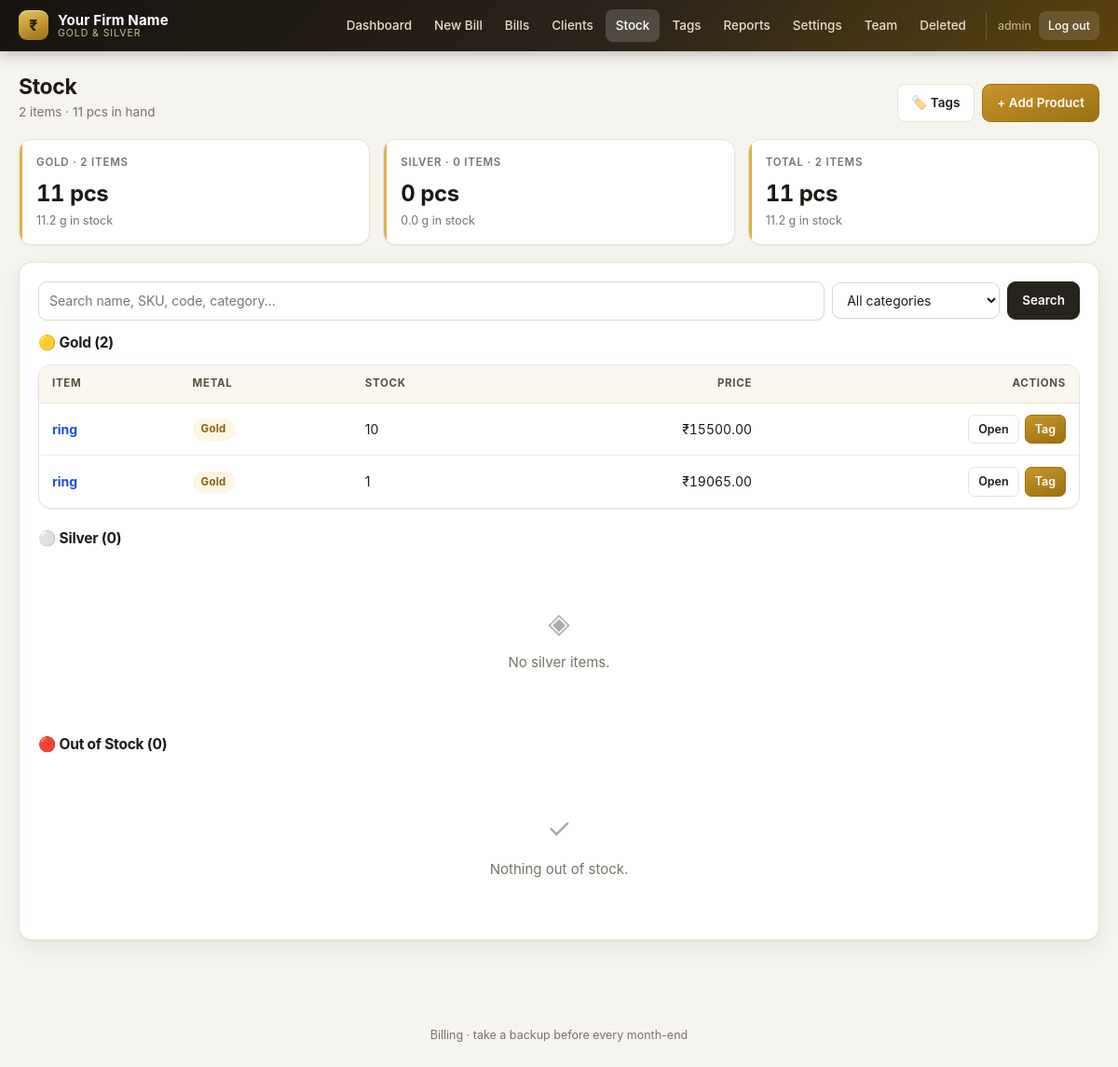
The page /products (signed in) on the database its author committed.
### app.py (models this page shows)
class Settings(db.Model):
    id = db.Column(db.Integer, primary_key=True)
    firm_name = db.Column(db.String(200), default="Your Firm Name")
    firm_address = db.Column(db.Text)
    firm_phone = db.Column(db.String(20))
    firm_email = db.Column(db.String(120))
    firm_gst = db.Column(db.String(20))
    gold_making_charge_percent = db.Column(db.Float, default=5.0)
    silver_making_charge_per_10gm = db.Column(db.Integer, default=15000)
    gst_enabled = db.Column(db.Boolean, default=True)
    show_making_charges = db.Column(db.Boolean, default=True)
    gold_manual_price = db.Column(db.Integer, default=0)  # paise per gram
    silver_manual_price = db.Column(db.Integer, default=0)  # paise per gram
    invoice_seq = db.Column(db.Integer, default=0)
    show_gstin = db.Column(db.Boolean, default=True)
    gold_making_mode = db.Column(db.String(10), default="percent")
    gold_making_flat = db.Column(db.Integer, default=0)      # paise per gram
    silver_making_mode = db.Column(db.String(10), default="flat")
    silver_making_percent = db.Column(db.Float, default=0.0)

class Product(db.Model):
    id = db.Column(db.Integer, primary_key=True)
    name = db.Column(db.String(200), nullable=False)
    sku = db.Column(db.String(50), unique=True, nullable=False)
    barcode = db.Column(db.String(100), unique=True)
    description = db.Column(db.Text)
    item_type = db.Column(db.String(20), nullable=False)  # gold | silver
    category = db.Column(db.String(80), default="")  # Ring, Handring, Chain…
    unit = db.Column(db.String(10), default="pcs")  # pcs | g (weighed items)
    unit_price = db.Column(db.Integer, nullable=False, default=0)  # paise
    custom_price = db.Column(db.Integer, default=0)  # paise override, 0 = auto
    cost_price = db.Column(db.Integer, default=0)  # paise / unit (profit)
    stock_quantity = db.Column(db.Integer, default=0)  # pieces (unit=pcs)
    stock_weight = db.Column(db.Float, default=0.0)  # grams (unit=g)
    weight_per_unit = db.Column(db.Float, nullable=False)  # required for metals
    created_at = db.Column(db.DateTime, default=utcnow)

### app.py (the view)
@app.route("/products")
@login_required
def products():
    q = (request.args.get("q") or "").strip()
    cat = (request.args.get("cat") or "").strip()
    query = Product.query
    if q:
        like = f"%{q}%"
        query = query.filter(db.or_(Product.name.ilike(like), Product.sku.ilike(like),
                                     Product.barcode.ilike(like),
                                     Product.category.ilike(like)))
    if cat:
        query = query.filter_by(category=cat)
    all_p = query.order_by(Product.name).all()
    categories = sorted({c for (c,) in db.session.query(
        Product.category).distinct() if c})
    gold = [p for p in all_p if p.item_type == "gold"]
    silver = [p for p in all_p if p.item_type == "silver"]
    def empty(p):
        return ((p.unit or "pcs") == "g" and not (p.stock_weight or 0)
                ) or ((p.unit or "pcs") != "g" and not (p.stock_quantity or 0))
    out_stock = [p for p in all_p if empty(p)]
    in_stock = [p for p in all_p if not empty(p)]
    def stock_stats(plist):
        return {"count": len(plist),
                "pieces": sum(p.stock_quantity or 0 for p in plist
                              if (p.unit or "pcs") != "g"),
                "weight": sum(((p.weight_per_unit or 0) * (p.stock_quantity or 0)
                               if (p.unit or "pcs") != "g"
                               else (p.stock_weight or 0)) for p in plist)}
    items, pg = paginate(query.order_by(Product.name),
                         request.args.get("page", type=int) or 1)
    return render_template("products.html", products=items, pagination=pg,
                           q=q, cat=cat, categories=categories,
                           gold_products=gold, silver_products=silver,
                           out_products=out_stock, in_products=in_stock,
                           gold_stats=stock_stats(gold),
                           silver_stats=stock_stats(silver),
                           all_stats=stock_stats(all_p))

### app.py (called while the page is built, shortened)
def login_required(f):
    @wraps(f)
    def wrapper(*args, **kwargs):
        if "user_id" not in session:
            flash("Please log in to access this page.", "warning")
            return redirect(url_for("login"))
        return f(*args, **kwargs)
    return wrapper

@app.context_processor
def _template_helpers():
    try:
        s = Settings.query.first()
    except Exception:  # DB not ready yet (first boot, error page) — skip
        s = None
    return {"shop_settings": s, "now": utcnow}

@app.template_filter("inr")
def inr_filter(paise) -> str:
    try:
        v = (paise or 0) / 100
    except TypeError:
        v = 0
    return f"{v:.2f}"

def ensure_schema():
    global _SCHEMA_OK
    if _SCHEMA_OK:
        return

@app.before_request
def _ensure_schema_once():
    try:
        ensure_schema()
    except Exception as exc:
        log.warning("schema check skipped: %s", exc)

def paginate(query, page: int, per_page: int = 25):
    page = max(1, page or 1)
    total = query.count()
    items = query.offset((page - 1) * per_page).limit(per_page).all()
    return items, {"page": page, "per_page": per_page, "total": total,
                   "pages": max(1, (total + per_page - 1) // per_page)}

@app.after_request
def _headers(resp):
    resp.headers["X-Content-Type-Options"] = "nosniff"
    resp.headers["X-Frame-Options"] = "DENY"
    resp.headers["Referrer-Policy"] = "strict-origin-when-cross-origin"
    return resp

@app.teardown_appcontext
def _teardown(exc):
    if exc:
        db.session.rollback()

### templates/products.html (shortened to what this page needs)
{% extends "base.html" %}
{% macro stockrow(p) %}
<tr>
    <td>
      <a href="{{ url_for('view_product', product_id=p.id) }}"><strong>{{ p.name }}</strong></a>
    </td>
    <td><span class="badge badge-{{ 'gold' if p.item_type == 'gold' else 'neutral' }}">{{ p.item_type|capitalize }}</span></td>
    <td>{% if (p.unit or 'pcs') == 'g' %}{{ p.stock_weight or 0 }} g{% else %}{{ p.stock_quantity }}{% endif %}</td>
    <td class="r">₹{{ (p.unit_price)|inr }}{% if p.custom_price %}<div class="mini">custom</div>{% endif %}</td>
    <td>
        <div class="row-actions">
            <a href="{{ url_for('view_product', product_id=p.id) }}" class="btn btn-ghost btn-sm">Open</a>
            <a href="{{ url_for('print_product_tag', product_id=p.id) }}" class="btn btn-gold btn-sm">Tag</a>
        </div>
    </td>
</tr>
{% endmacro %}
{% block content %}
<div class="page-head">
  <div><h1>Stock</h1><div class="sub">{{ all_stats.count }} items · {{ all_stats.pieces }} pcs in hand</div></div>
  <div class="page-actions">
    <a href="{{ url_for('tag_designer') }}" class="btn btn-ghost">🏷️ Tags</a>
    <a href="{{ url_for('add_product') }}" class="btn btn-gold">+ Add Product</a>
  </div>
</div>
<div class="stat-grid" style="margin-bottom:18px">
    <div class="stat">
        <div class="stat-label">Gold · {{ gold_stats.count }} items</div>
        <div class="stat-value">{{ gold_stats.pieces }} pcs</div>
        <div class="mini">{{ "%.1f"|format(gold_stats.weight) }} g in stock</div>
    </div>
    <div class="stat">
        <div class="stat-label">Silver · {{ silver_stats.count }} items</div>
        <div class="stat-value">{{ silver_stats.pieces }} pcs</div>
        <div class="mini">{{ "%.1f"|format(silver_stats.weight) }} g in stock</div>
    </div>
    <div class="stat">
        <div class="stat-label">Total · {{ all_stats.count }} items</div>
        <div class="stat-value">{{ all_stats.pieces }} pcs</div>
        <div class="mini">{{ "%.1f"|format(all_stats.weight) }} g in stock</div>
    </div>
</div>
<div class="card">
  <form method="GET" class="toolbar">
    <input type="text" name="q" value="{{ q or '' }}" placeholder="Search name, SKU, code, category...">
    <select name="cat" onchange="this.form.submit()" style="flex:0 0 auto;min-width:180px">
        <option value="">All categories</option>
    </select>
    <button type="submit" class="btn btn-primary">Search</button>
  </form>
  <div class="card-head"><h3>🟡 Gold ({{ gold_products|length }})</h3></div>
  {% if gold_products %}
  <div class="table-wrap">
    <table>
      <thead><tr><th>Item</th><th>Metal</th><th>Stock</th><th class="r">Price</th><th class="r">Actions</th></tr></thead>
      <tbody>{% for p in gold_products %}{{ stockrow(p) }}{% endfor %}</tbody>
    </table>
  </div>
  {% else %}<div class="empty"><span class="big">◈</span>No gold items.</div>{% endif %}
  <div class="card-head" style="margin-top:22px"><h3>⚪ Silver ({{ silver_products|length }})</h3></div>
  {% if silver_products %}
  <div class="table-wrap">
    <table>
      <thead><tr><th>Item</th><th>Metal</th><th>Stock</th><th class="r">Price</th><th class="r">Actions</th></tr></thead>
      <tbody>{% for p in silver_products %}{{ stockrow(p) }}{% endfor %}</tbody>
    </table>
  </div>
  {% else %}<div class="empty"><span class="big">◈</span>No silver items.</div>{% endif %}
  <div class="card-head" style="margin-top:22px"><h3>🔴 Out of Stock ({{ out_products|length }})</h3></div>
  {% if out_products %}
  <div class="table-wrap">
    <table>
      <thead><tr><th>Item</th><th>Metal</th><th>Stock</th><th class="r">Price</th><th class="r">Actions</th></tr></thead>
      <tbody>{% for p in out_products %}{{ stockrow(p) }}{% endfor %}</tbody>
    </table>
  </div>
  {% else %}<div class="empty"><span class="big">✓</span>Nothing out of stock.</div>{% endif %}
</div>
{% endblock %}

### templates/base.html (shortened to what this page needs)
<!DOCTYPE html>
<html lang="en">
<head>
</head>
<body>
<header>
  <div class="topbar">
    <a class="brand" href="{{ url_for('index') if session.get('user_id') else url_for('login') }}">
      <span class="brand-mark">₹</span>
      <span class="brand-text">
        <b>{{ shop_settings.firm_name if shop_settings and shop_settings.firm_name else 'Jewellery Billing' }}</b>
        <span>Gold &amp; Silver</span>
      </span>
    </a>
    {% if session.get('user_id') %}
    <nav id="main-nav">
      <a href="{{ url_for('index') }}" class="{{ 'active' if request.endpoint == 'index' }}">Dashboard</a>
      <a href="{{ url_for('create_invoice') }}" class="{{ 'active' if request.endpoint == 'create_invoice' }}">New Bill</a>
      <a href="{{ url_for('invoices') }}" class="{{ 'active' if request.endpoint in ['invoices','view_invoice'] }}">Bills</a>
      <a href="{{ url_for('clients') }}" class="{{ 'active' if request.endpoint in ['clients','view_client','add_client','edit_client'] }}">Clients</a>
      <a href="{{ url_for('products') }}" class="{{ 'active' if request.endpoint in ['products','view_product','add_product','edit_product'] }}">Stock</a>
      <a href="{{ url_for('tag_designer') }}" class="{{ 'active' if request.endpoint in ['tag_designer','print_tags'] }}">Tags</a>
      <a href="{{ url_for('reports') }}" class="{{ 'active' if request.endpoint == 'reports' }}">Reports</a>
      <a href="{{ url_for('settings') }}" class="{{ 'active' if request.endpoint == 'settings' }}">Settings</a>
      {% if session.get('is_admin') %}
      <a href="{{ url_for('users') }}" class="{{ 'active' if request.endpoint in ['users','register','audit_logs'] }}">Team</a>
      <a href="{{ url_for('deleted_bills') }}" class="{{ 'active' if request.endpoint in ['deleted_bills','view_deleted_bill'] }}">Deleted</a>
      {% endif %}
      <div class="user-chip">
        <span class="who">{{ session.get('username') }}</span>
        <a href="{{ url_for('logout') }}">Log out</a>
      </div>
    </nav>
    {% endif %}
  </div>
</header>
<main>
{% block content %}{% endblock %}
</main>
<footer>Billing · take a backup before every month-end</footer>
</body>
</html>

### rows shown on the page
Settings: firm_name "Your Firm Name"
Product: name "ring", item_type "Gold", stock_quantity "10", unit_price "15500.00"
Product: name "ring", item_type "Gold", stock_quantity "1", unit_price "19065.00"

### other values the page prints
{{ session.get('username') }} "admin"
{{ all_stats.count }} "2"
{{ all_stats.pieces }} "11"
{{ gold_stats.count }} "2"
{{ gold_stats.pieces }} "11"
{{ "%.1f"|format(gold_stats.weight) }} "11.2"
{{ silver_stats.count }} "0"
{{ silver_stats.pieces }} "0"
{{ "%.1f"|format(silver_stats.weight) }} "0.0"
{{ "%.1f"|format(all_stats.weight) }} "11.2"
{{ gold_products|length }} "2"
{{ silver_products|length }} "0"
{{ out_products|length }} "0"
